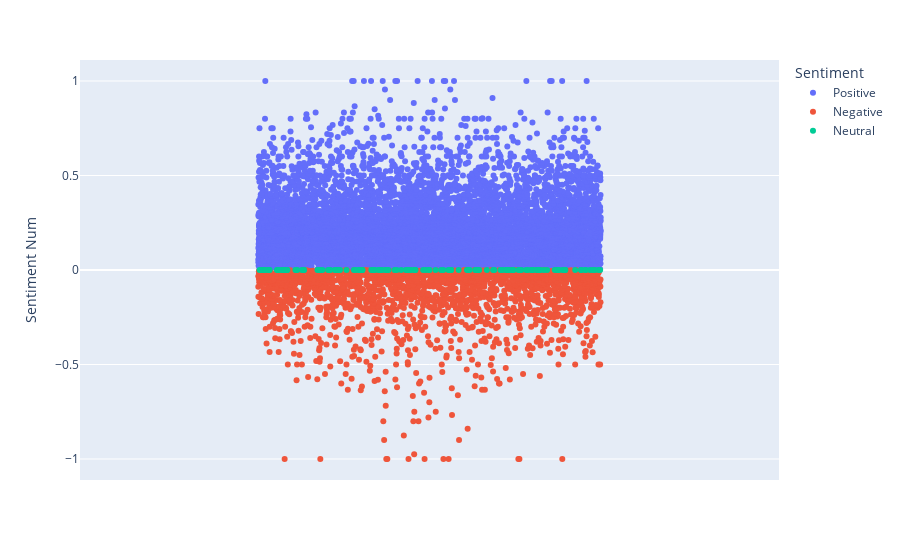

Notebook code for this chart:
### Code cell
px.strip(df, y = "Sentiment Num", color = "Sentiment", stripmode = "overlay").update_traces(jitter=1)

### Figure 1 — Plotly figure (JSON) as saved in the notebook; plotly's stock layout.template omitted (floating-point values rounded to 4 significant figures; data arrays with more than 128 entries replaced by an {"elided": "..."} marker saying what was removed)
{"data": [{"alignmentgroup": "True", "boxpoints": "all", "fillcolor": "rgba(255,255,255,0)", "hoveron": "points", "hovertemplate": "Sentiment=Positive<br>Sentiment Num=%{y}<extra></extra>", "jitter": 1, "legendgroup": "Positive", "line": {"color": "rgba(255,255,255,0)"}, "marker": {"color": "#636efa"}, "name": "Positive", "offsetgroup": "Positive", "orientation": "v", "pointpos": 0, "showlegend": true, "type": "box", "x0": " ", "xaxis": "x", "y": {"elided": "7756 float values"}, "y0": " ", "yaxis": "y"}, {"alignmentgroup": "True", "boxpoints": "all", "fillcolor": "rgba(255,255,255,0)", "hoveron": "points", "hovertemplate": "Sentiment=Negative<br>Sentiment Num=%{y}<extra></extra>", "jitter": 1, "legendgroup": "Negative", "line": {"color": "rgba(255,255,255,0)"}, "marker": {"color": "#EF553B"}, "name": "Negative", "offsetgroup": "Negative", "orientation": "v", "pointpos": 0, "showlegend": true, "type": "box", "x0": " ", "xaxis": "x", "y": {"elided": "2110 float values"}, "y0": " ", "yaxis": "y"}, {"alignmentgroup": "True", "boxpoints": "all", "fillcolor": "rgba(255,255,255,0)", "hoveron": "points", "hovertemplate": "Sentiment=Neutral<br>Sentiment Num=%{y}<extra></extra>", "jitter": 1, "legendgroup": "Neutral", "line": {"color": "rgba(255,255,255,0)"}, "marker": {"color": "#00cc96"}, "name": "Neutral", "offsetgroup": "Neutral", "orientation": "v", "pointpos": 0, "showlegend": true, "type": "box", "x0": " ", "xaxis": "x", "y": {"elided": "134 int values"}, "y0": " ", "yaxis": "y"}], "layout": {"boxmode": "overlay", "legend": {"title": {"text": "Sentiment"}, "tracegroupgap": 0}, "margin": {"t": 60}, "xaxis": {"anchor": "y", "domain": [0, 1]}, "yaxis": {"anchor": "x", "domain": [0, 1], "title": {"text": "Sentiment Num"}}}}
